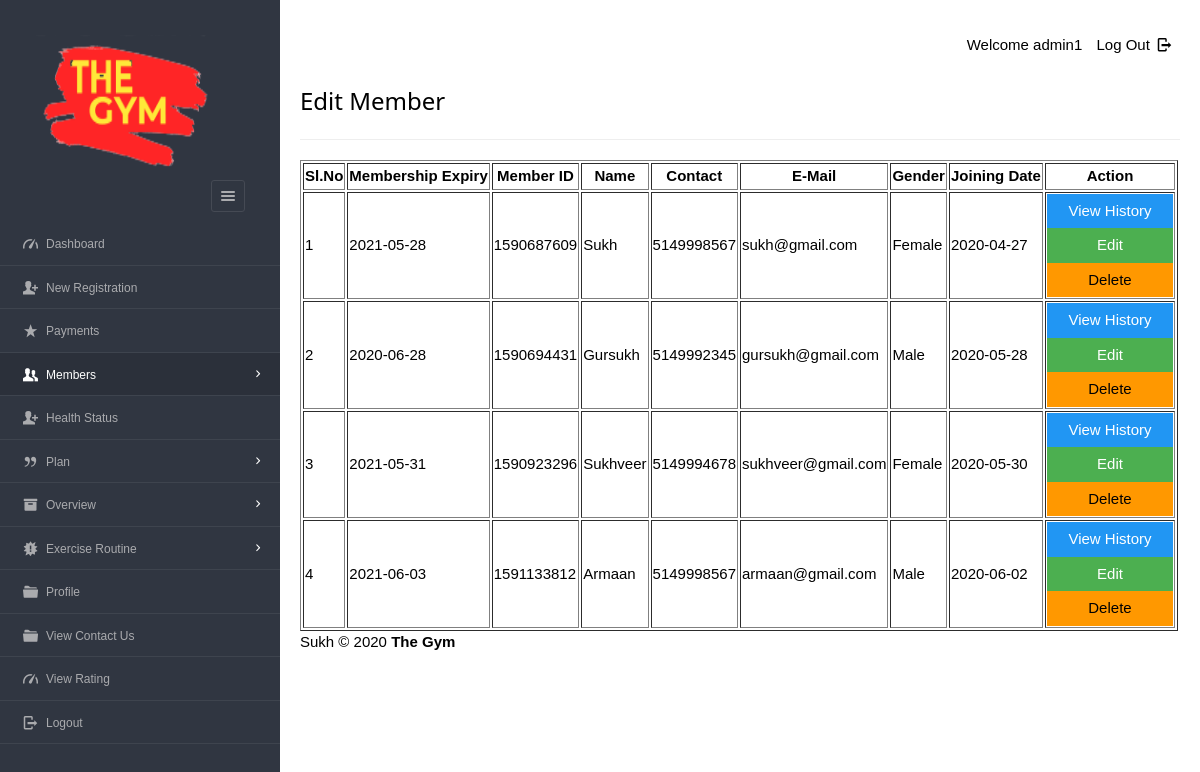
Screenshot of /dashboard/admin/view_mem.php (signed in) with the database file from the repository.
### tables this page shows
CREATE TABLE `enrolls_to` (
  `et_id` int(5) NOT NULL,
  `pid` varchar(8) NOT NULL,
  `uid` varchar(20) NOT NULL,
  `paid_date` varchar(15) DEFAULT NULL,
  `expire` varchar(15) DEFAULT NULL,
  `renewal` varchar(15) DEFAULT NULL,
  `discount` int(11) DEFAULT NULL,
  `price` int(11) DEFAULT NULL
);

CREATE TABLE `users` (
  `userid` varchar(20) NOT NULL,
  `username` varchar(40) NOT NULL,
  `gender` varchar(8) NOT NULL,
  `mobile` varchar(20) NOT NULL,
  `email` varchar(200) NOT NULL,
  `dob` varchar(10) NOT NULL,
  `joining_date` varchar(10) NOT NULL,
  `pass_key` varchar(100) NOT NULL
);

### dashboard/admin/view_mem.php (the view, shortened to what this page needs)
<?php
require '../../include/db_conn.php';
?>
<!DOCTYPE html>
<html lang="en">
<head>
    <link rel="stylesheet" href="../../css/style.css"  id="style-resource-5">
    <link rel="stylesheet" href="../../css/dashMain.css">
    <link rel="stylesheet" type="text/css" href="../../css/entypo.css">
	<link href="a1style.css" rel="stylesheet" type="text/css">
</head>
    <body class="page-body  page-fade" onload="collapseSidebar()">
    	<div class="page-container sidebar-collapsed" id="navbarcollapse">
		<div class="sidebar-menu">
			<header class="logo-env">
			<div class="logo">
				<a href="main.php">
					<img src="../../images/logo.png" alt="" width="192" height="80" />
				</a>
			</div>
					<div class="sidebar-collapse" onclick="collapseSidebar()">
				<a href="#" class="sidebar-collapse-icon with-animation">
					<i class="entypo-menu"></i>
				</a>
			</div>
			</header>
    		<?php include('nav.php'); ?>
    	</div>
    		<div class="main-content">
				<div class="row">
					<div class="col-md-6 col-sm-8 clearfix">
					</div>
					<div class="col-md-6 col-sm-4 clearfix hidden-xs">
						<ul class="list-inline links-list pull-right">
							<li>Welcome <?php echo $_SESSION['full_name']; ?>
							</li>
							<li>
								<a href="logout.php">
									Log Out <i class="entypo-logout right"></i>
								</a>
							</li>
						</ul>
					</div>
				</div>
		<h3>Edit Member</h3>
		<hr />
		<table class="table table-bordered datatable" id="table-1" border=1>
			<thead>
				<tr><h2>
					<th>Sl.No</th>
					<th>Membership Expiry</th>
					<th>Member ID</th>
					<th>Name</th>
					<th>Contact</th>
					<th>E-Mail</th>
					<th>Gender</th>
					<th>Joining Date</th>
					<th>Action</th></h2>
				</tr>
			</thead>
				<tbody>
						<?php
							$query  = "select * from users ORDER BY joining_date";
							$result = mysqli_query($con, $query);
							$sno    = 1;
							if (mysqli_affected_rows($con) != 0) {
							    while ($row = mysqli_fetch_array($result, MYSQLI_ASSOC)) {
							        $uid   = $row['userid'];
							        $query1  = "select * from enrolls_to WHERE uid='$uid' AND renewal='yes'";
							        $result1 = mysqli_query($con, $query1);
							        if (mysqli_affected_rows($con) == 1) {
							            while ($row1 = mysqli_fetch_array($result1, MYSQLI_ASSOC)) {
							                echo "<tr><td>".$sno."</td>";
							                echo "<td>" . $row1['expire'] . "</td>";
							                echo "<td>" . $row['userid'] . "</td>";
							                echo "<td>" . $row['username'] . "</td>";
							                echo "<td>" . $row['mobile'] . "</td>";
							                echo "<td>" . $row['email'] . "</td>";
							                echo "<td>" . $row['gender'] . "</td>";
							                echo "<td>" . $row['joining_date'] ."</td>";
							                $sno++;
							                echo "<td><form action='read_member.php' method='post'><input type='hidden' name='name' value='" . $uid . "'/><input type='submit' class='a1-btn a1-blue' id='button1' value='View History ' class='btn btn-info'/></form><form action='edit_member.php' method='post'><input type='hidden'  name='name' value='" . $uid . "'/><input type='submit' class='a1-btn a1-green' id='button1' value='Edit' class='btn btn-warning'/></form><form action='del_member.php' method='post' onsubmit='return ConfirmDelete()'><input type='hidden' name='name' value='" . $uid . "'/><input type='submit' value='Delete' width='20px' id='button1' class='a1-btn a1-orange'/></form></td></tr>";
							            }
							        }
							    }
							}
						?>
					</tbody>
				</table>
			<?php include('footer.php'); ?>
    	</div>
    </body>
</html>

### dashboard/admin/nav.php (shortened to what this page needs)
<ul id="main-menu" class="" >
	<?php if($_SESSION['role']=="admin")
	{?>
    <li id="dash"><a href="index.php"><i class="entypo-gauge"></i><span>Dashboard</span></a></li>
	<li id="regis"><a href="new_entry.php"><i class="entypo-user-add"></i><span>New Registration</span></a>
	<li id="paymnt"><a href="payments.php"><i class="entypo-star"></i><span>Payments</span></a></li>
	<li class="" id="hassubopen"><a href="#" onclick="memberExpand(1)"><i class="entypo-users"></i><span>Members</span></a>
	</li>
	<li id="health_status"><a href="new_health_status.php"><i class="entypo-user-add"></i><span>Health Status</span></a>
		<li class="" id="planhassubopen"><a href="#" onclick="memberExpand(2)"><i class="entypo-quote"></i><span>Plan</span></a>
	<li class="" id="overviewhassubopen"><a href="#" onclick="memberExpand(3)"><i class="entypo-box"></i><span>Overview</span></a>
	<li class="" id="routinehassubopen"><a href="#" onclick="memberExpand(4)"><i class="entypo-alert"></i><span>Exercise Routine</span></a>
	</li>
	<li id="adminprofile"><a href="more-userprofile.php"><i class="entypo-folder"></i><span>Profile</span></a></li>
	<li id="adminprofileb"><a href="viewcontactus.php"><i class="entypo-folder"></i><span>View Contact Us</span></a></li>
<li id="addrating"><a href="view_rating.php"><i class="entypo-gauge"></i><span>View Rating</span></a></li>
	<li><a href="logout.php"><i class="entypo-logout"></i><span>Logout</span></a></li>
	<?php } ?>
</ul>

### dashboard/admin/footer.php
<footer class="main">Sukh &copy; 2020 <strong>The Gym </strong></footer>

### css/style.css (style rules this page uses)
html { font-size: 62.5%; font-family: sans-serif; }
div { display: block; }
body { font-family: "Noto Sans", sans-serif, "Helvetica Neue", Helvetica, Arial, sans-serif; font-size: 12px; line-height: 1.428571429; display: block; margin: 0; }
*, *:before, *:after { box-sizing: border-box; }
a { text-decoration: none; background: transparent; }
img { vertical-align: middle; }
img { border: 0; }
.logo img { width: 220px; height: 200px; }
input, button, select, textarea { font-family: inherit; font-size: inherit; line-height: inherit; }
button, input { line-height: normal; }
button, input, select, textarea { font-family: inherit; font-size: 100%; margin: 0; }
input { background-color: white; cursor: text; padding: 1px; border-width: 2px; border-style: inset; border-color: initial; border-image: initial; }
input, textarea, select, button { text-rendering: auto; color: initial; letter-spacing: normal; word-spacing: normal; text-transform: none; text-indent: 0px; text-shadow: none; display: inline-block; text-align: start; margin: 0em; font: 400 13.3333px Arial; }
button, html input[type="button"], input[type="reset"], input[type="submit"] { cursor: pointer; }
a { color: #373e4a; text-decoration: none; }
a { background: transparent; }
a { color: #373e4a; }
.page-container { position: relative; padding-left: 280px; }
.page-container .sidebar-menu { position: absolute; width: 280px; top: 0; left: 0; bottom: 0; background: #303641; color: #aaabae; z-index: 1; min-height: 796px; box-sizing: border-box; }
.page-container .sidebar-menu .logo-env { width: 100%; padding: 35px; padding-bottom: 10px; box-sizing: border-box; }
.page-container .sidebar-menu .logo-env:before, .page-container .sidebar-menu .logo-env:after { content: " "; display: table; }
.page-container .sidebar-menu .logo-env > div { display: block; vertical-align: middle; white-space: nowrap; float: left; }
.page-container .sidebar-menu .logo-env > div > a { display: inline-block; color: #aaabae; }
.page-container .sidebar-menu .logo-env > div.sidebar-collapse, .page-container .sidebar-menu .logo-env > div.sidebar-mobile-menu { position: relative; float: right; }
.page-container .sidebar-menu .logo-env > div.sidebar-collapse a, .page-container .sidebar-menu .logo-env > div.sidebar-mobile-menu a { display: inline-block; border: 1px solid #454a54; text-align: center; padding: 0; line-height: 1; font-size: 20px; font-weight: 300; padding: 5px 2px; background-clip: padding-box; border-radius: 3px; transition: all 200ms ease-in-out; }
.page-container .sidebar-menu .logo-env .logo img { width: 180px; height: 150px; }
.page-container .sidebar-menu .logo-env:after { clear: both; }
.page-container .sidebar-menu #main-menu { list-style: none; margin: 0; padding: 0; margin-bottom: 20px; }
ul, ol { margin-top: 0; margin-bottom: 8.5px; }
ul, menu, dir { display: block; list-style-type: disc; }
.page-container .sidebar-menu #main-menu li { position: relative; margin: 0; font-size: 12px; border-bottom: 1px solid rgba(69, 74, 84, 0.7); }
li { display: list-item; }
.page-container .sidebar-menu #main-menu li a { position: relative; display: block; padding: 10px 20px; color: #aaabae; z-index: 2; transition: color 250ms ease-in-out, background-color 250ms ease-in-out; }
.page-container .sidebar-menu #main-menu li a i { top: 1px; }
.page-container .sidebar-menu #main-menu li i { position: relative; font-size: 15px; margin-right: 5px; }
i, cite, em, var, address, dfn { font-style: italic; }
.page-container .sidebar-menu #main-menu li a span { transition: 350ms opacity ease-in-out; }
.page-container .sidebar-menu #main-menu li.has-sub > a:before { position: relative; content: '\e877'; content: '\e879'; display: inline-block; font-family: 'Entypo'; color: #454a54; color: #FFF; float: right; font-size: 15px; margin-left: 13px; top: 0px; transition: all 300ms ease-in-out; }

### dashboard/admin/view_mem.php (style rules this page uses)
#button1 { width:126px; }
.page-container .sidebar-menu #main-menu li#hassubopen > a { background-color: #2b303a; color: #ffffff; }

### rows the page displays
enrolls_to: expire "2021-05-28", uid.userid "1590687609", uid.username "Sukh", uid.mobile "5149998567", uid.email "sukh@gmail.com", uid.gender "Female", uid.joining_date "2020-04-27"
enrolls_to: expire "2020-06-28", uid.userid "1590694431", uid.username "Gursukh", uid.mobile "5149992345", uid.email "gursukh@gmail.com", uid.gender "Male", uid.joining_date "2020-05-28"
enrolls_to: expire "2021-05-31", uid.userid "1590923296", uid.username "Sukhveer", uid.mobile "5149994678", uid.email "sukhveer@gmail.com", uid.gender "Female", uid.joining_date "2020-05-30"
enrolls_to: expire "2021-06-03", uid.userid "1591133812", uid.username "Armaan", uid.mobile "5149998567", uid.email "armaan@gmail.com", uid.gender "Male", uid.joining_date "2020-06-02"

### other values shown
$_SESSION['full_name'] "admin1"
